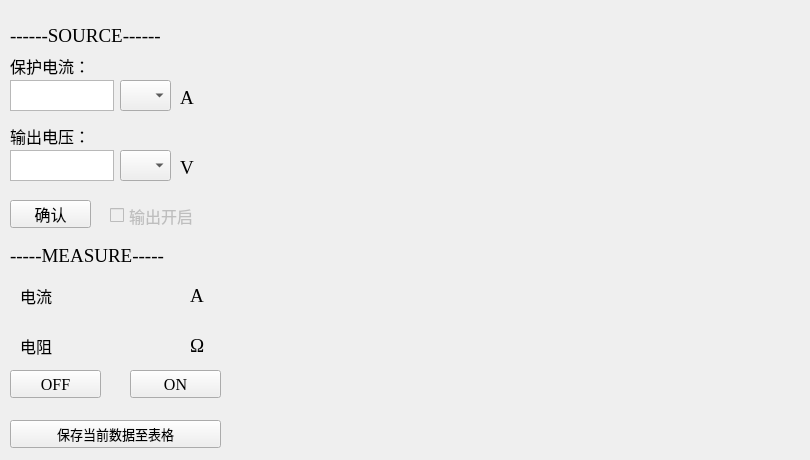
    <widget class="QWidget" name="SourceV">
     <attribute name="title">
      <string>电压源模式</string>
     </attribute>
     <widget class="QWidget" name="voltagePlot" native="true">
      <property name="geometry">
       <rect>
        <x>230</x>
        <y>20</y>
        <width>571</width>
        <height>431</height>
       </rect>
      </property>
     </widget>
     <widget class="QComboBox" name="w_comboBox">
      <property name="geometry">
       <rect>
        <x>120</x>
        <y>80</y>
        <width>51</width>
        <height>31</height>
       </rect>
      </property>
      <property name="font">
       <font>
        <family>Times New Roman</family>
        <pointsize>14</pointsize>
       </font>
      </property>
      <item>
       <property name="text">
        <string/>
       </property>
      </item>
      <item>
       <property name="text">
        <string>m</string>
       </property>
      </item>
      <item>
       <property name="text">
        <string>u</string>
       </property>
      </item>
      <item>
       <property name="text">
        <string>n</string>
       </property>
      </item>
     </widget>
     <widget class="QLabel" name="w_label">
      <property name="geometry">
       <rect>
        <x>180</x>
        <y>90</y>
        <width>31</width>
        <height>16</height>
       </rect>
      </property>
      <property name="font">
       <font>
        <family>Times New Roman</family>
        <pointsize>14</pointsize>
       </font>
      </property>
      <property name="text">
       <string>A</string>
      </property>
     </widget>
     <widget class="QLabel" name="w_label_sourceV_source">
      <property name="geometry">
       <rect>
        <x>10</x>
        <y>20</y>
        <width>221</width>
        <height>31</height>
       </rect>
      </property>
      <property name="font">
       <font>
        <family>Times New Roman</family>
        <pointsize>14</pointsize>
       </font>
      </property>
      <property name="text">
       <string>------SOURCE------</string>
      </property>
     </widget>
     <widget class="QLabel" name="w_label_3">
      <property name="geometry">
       <rect>
        <x>10</x>
        <y>50</y>
        <width>121</width>
        <height>31</height>
       </rect>
      </property>
      <property name="font">
       <font>
        <family>Times New Roman</family>
        <pointsize>12</pointsize>
       </font>
      </property>
      <property name="text">
       <string>保护电流：</string>
      </property>
     </widget>
     <widget class="QLabel" name="w_label_4">
      <property name="geometry">
       <rect>
        <x>10</x>
        <y>120</y>
        <width>121</width>
        <height>31</height>
       </rect>
      </property>
      <property name="font">
       <font>
        <family>Times New Roman</family>
        <pointsize>12</pointsize>
       </font>
      </property>
      <property name="text">
       <string>输出电压：</string>
      </property>
     </widget>
     <widget class="QLabel" name="w_label_5">
      <property name="geometry">
       <rect>
        <x>180</x>
        <y>160</y>
        <width>31</width>
        <height>16</height>
       </rect>
      </property>
      <property name="font">
       <font>
        <family>Times New Roman</family>
        <pointsize>14</pointsize>
       </font>
      </property>
      <property name="text">
       <string>V</string>
      </property>
     </widget>
     <widget class="QComboBox" name="w_comboBox_2">
      <property name="geometry">
       <rect>
        <x>120</x>
        <y>150</y>
        <width>51</width>
        <height>31</height>
       </rect>
      </property>
      <property name="font">
       <font>
        <family>Times New Roman</family>
        <pointsize>14</pointsize>
       </font>
      </property>
      <item>
       <property name="text">
        <string/>
       </property>
      </item>
      <item>
       <property name="text">
        <string>m</string>
       </property>
      </item>
      <item>
       <property name="text">
        <string>u</string>
       </property>
      </item>
      <item>
       <property name="text">
        <string>n</string>
       </property>
      </item>
     </widget>
     <widget class="QLabel" name="w_label_6">
      <property name="geometry">
       <rect>
        <x>10</x>
        <y>245</y>
        <width>191</width>
        <height>21</height>
       </rect>
      </property>
      <property name="font">
       <font>
        <family>Times New Roman</family>
        <pointsize>14</pointsize>
       </font>
      </property>
      <property name="text">
       <string>-----MEASURE-----</string>
      </property>
     </widget>
     <widget class="QLabel" name="w_label_7">
      <property name="geometry">
       <rect>
        <x>20</x>
        <y>280</y>
        <width>51</width>
        <height>31</height>
       </rect>
      </property>
      <property name="font">
       <font>
        <family>Times New Roman</family>
        <pointsize>12</pointsize>
       </font>
      </property>
      <property name="text">
       <string>电流</string>
      </property>
     </widget>
     <widget class="QLabel" name="w_label_8">
      <property name="geometry">
       <rect>
        <x>20</x>
        <y>330</y>
        <width>61</width>
        <height>31</height>
       </rect>
      </property>
      <property name="font">
       <font>
        <family>Times New Roman</family>
        <pointsize>12</pointsize>
       </font>
      </property>
      <property name="text">
       <string>电阻</string>
      </property>
     </widget>
     <widget class="QPushButton" name="w_save2table">
      <property name="geometry">
       <rect>
        <x>10</x>
        <y>420</y>
        <width>211</width>
        <height>28</height>
       </rect>
      </property>
      <property name="font">
       <font>
        <family>Times New Roman</family>
        <pointsize>10</pointsize>
       </font>
      </property>
      <property name="text">
       <string>保存当前数据至表格</string>
      </property>
     </widget>
     <widget class="QLabel" name="w_label_9">
      <property name="geometry">
       <rect>
        <x>190</x>
        <y>280</y>
        <width>21</width>
        <height>31</height>
       </rect>
      </property>
      <property name="font">
       <font>
        <family>Times New Roman</family>
        <pointsize>14</pointsize>
       </font>
      </property>
      <property name="text">
       <string>A</string>
      </property>
     </widget>
     <widget class="QLabel" name="w_label_10">
      <property name="geometry">
       <rect>
        <x>190</x>
        <y>330</y>
        <width>21</width>
        <height>31</height>
       </rect>
      </property>
      <property name="font">
       <font>
        <family>Times New Roman</family>
        <pointsize>14</pointsize>
       </font>
      </property>
      <property name="text">
       <string>Ω</string>
      </property>
     </widget>
     <widget class="QLabel" name="w_currentDisplay">
      <property name="geometry">
       <rect>
        <x>70</x>
        <y>280</y>
        <width>111</width>
        <height>31</height>
       </rect>
      </property>
      <property name="font">
       <font>
        <family>Times New Roman</family>
        <pointsize>10</pointsize>
       </font>
      </property>
      <property name="text">
       <string/>
      </property>
     </widget>
     <widget class="QLabel" name="w_resDisplay">
      <property name="geometry">
       <rect>
        <x>70</x>
        <y>330</y>
        <width>111</width>
        <height>31</height>
       </rect>
      </property>
      <property name="font">
       <font>
        <family>Times New Roman</family>
        <pointsize>10</pointsize>
       </font>
      </property>
      <property name="text">
       <string/>
      </property>
     </widget>
     <widget class="QPushButton" name="w_stopmeasure">
      <property name="geometry">
       <rect>
        <x>10</x>
        <y>370</y>
        <width>91</width>
        <height>28</height>
       </rect>
      </property>
      <property name="font">
       <font>
        <family>Times New Roman</family>
        <pointsize>12</pointsize>
       </font>
      </property>
      <property name="text">
       <string>OFF</string>
      </property>
     </widget>
     <widget class="QPushButton" name="w_stopmeasure_2">
      <property name="geometry">
       <rect>
        <x>130</x>
        <y>370</y>
        <width>91</width>
        <height>28</height>
       </rect>
      </property>
      <property name="font">
       <font>
        <family>Times New Roman</family>
        <pointsize>12</pointsize>
       </font>
      </property>
      <property name="text">
       <string>ON</string>
      </property>
     </widget>
     <widget class="QCheckBox" name="w_checkBox">
      <property name="enabled">
       <bool>false</bool>
      </property>
      <property name="geometry">
       <rect>
        <x>110</x>
        <y>200</y>
        <width>111</width>
        <height>31</height>
       </rect>
      </property>
      <property name="font">
       <font>
        <family>Adobe 宋体 Std L</family>
        <pointsize>12</pointsize>
       </font>
      </property>
      <property name="text">
       <string>输出开启</string>
      </property>
     </widget>
     <widget class="QPushButton" name="w_confirmSVsettings">
      <property name="geometry">
       <rect>
        <x>10</x>
        <y>200</y>
        <width>81</width>
        <height>28</height>
       </rect>
      </property>
      <property name="font">
       <font>
        <family>Times New Roman</family>
        <pointsize>12</pointsize>
       </font>
      </property>
      <property name="text">
       <string>确认</string>
      </property>
     </widget>
     <widget class="QTextEdit" name="w_protectionCurrentInput">
      <property name="geometry">
       <rect>
        <x>10</x>
        <y>80</y>
        <width>104</width>
        <height>31</height>
       </rect>
      </property>
      <property name="font">
       <font>
        <family>Times New Roman</family>
        <pointsize>12</pointsize>
       </font>
      </property>
     </widget>
     <widget class="QTextEdit" name="w_outputVoltageInput">
      <property name="geometry">
       <rect>
        <x>10</x>
        <y>150</y>
        <width>104</width>
        <height>31</height>
       </rect>
      </property>
      <property name="font">
       <font>
        <family>Times New Roman</family>
        <pointsize>12</pointsize>
       </font>
      </property>
     </widget>
    </widget>
